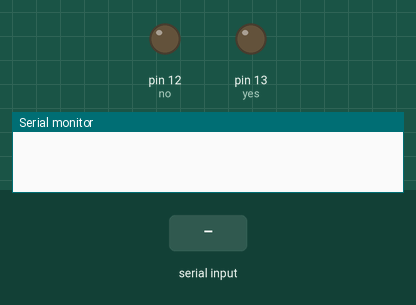
Simulated run of this sketch. Board: Arduino Uno, built with avr-gcc and run on an emulated ATmega328P. On the bench: output pins drawn as LEDs (lit = HIGH), the last lines printed to the serial monitor. Inputs (shaded band) come from the test bench.

Above: at 1.2 s.
1.3 s: "1\n" received over the second serial link
At 2.1 s:
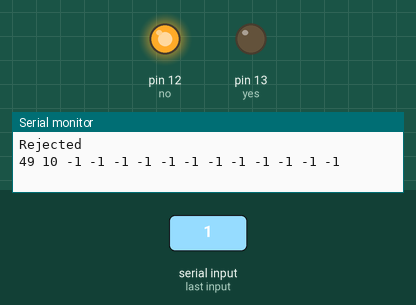
Timing chart, 0 to 4.3 s (numbered marks = the images above; inputs shaded):
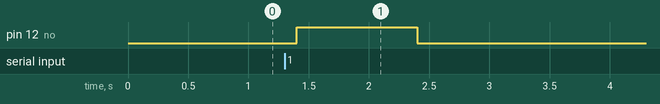

The sketch:

RDM6300.ino
```cpp
// Jonathan Chin
// 9/9/2017
// Can be used to unlock security doors using RFID
// Tested with Asiawill RDM6300 125Khz EM4100 RFID Reader Module UART

// tags.h is .gitignore but it is placed in same directory as file in the sample format below:
// #ifndef SERIAL_TAGS
// #define SERIAL_TAGS
//  extern int tags[][14] =
//  {
//    {1, 2, 3, 4, 5, 6, 7, 8, 9, 10, 11, 12, 13, 14},
//    {14, 13, 12, 11, 10, 9, 8, 7, 6, 5, 4, 3, 2, 1},
//    {1, 3, 3, 7, 1, 3, 3, 7, 1, 3, 3, 3, 67, 1}
//  };
//#endif

#include <SoftwareSerial.h>
#include "tags.h"
SoftwareSerial RFID(2, 3); // RX and TX

int yes = 13;
int no = 12;

void setup()
{
    RFID.begin(9600);    // start serial to RFID reader
    Serial.begin(9600);  // start serial to PC
    pinMode(yes, OUTPUT); // for status LEDs
    pinMode(no, OUTPUT);
}

boolean compareTag(int a[14], int b[14])
{
    for (int i = 0 ; i < 14 ; ++i)
    {
        if (a[i] != b[i])
        {
            return false;
        }
    }
    return true;
}

// Returns true if scanned tag matches a known tag
boolean isTagMatch(int newtag[14])
{
    int totalRows = sizeof(tags)/sizeof(tags[0]);

    for(int i=0; i<totalRows; ++i)
    {
        if (compareTag(newtag, tags[i]))
        {
            return true;
        }
    }
    return false;
}

void readTags()
{
    if (RFID.available() > 0)
    {
        // used for read comparisons
        int newtag[14] = { 0,0,0,0,0,0,0,0,0,0,0,0,0,0};
        // read tag numbers
        delay(100); // needed to allow time for the data to come in from the serial buffer.

        for (int i = 0 ; i < 14 ; ++i) // read the rest of the tag
        {
            int data  = RFID.read();
			newtag[i] = data;
        }

        RFID.flush(); // stops multiple reads

        // do the tags match up?
        if(isTagMatch(newtag))
        {
			Serial.println("Accepted");
			printTag(newtag);
			digitalWrite(yes, HIGH);
			delay(1000);
			digitalWrite(yes, LOW);
        }
        else
        {
			Serial.println("Rejected");
			printTag(newtag);
			digitalWrite(no, HIGH);
			delay(1000);
			digitalWrite(no, LOW);
        }
    }
}

void printTag(int tag[14])
{
    for(int i=0; i<14; ++i)
    {
        Serial.print(tag[i]);
        Serial.print(" ");
    }
    Serial.println("\n");
}

void loop()
{
    readTags();
}
```

tags.h
```cpp
#ifndef SERIAL_TAGS
#define SERIAL_TAGS
    extern int tags[][14] =
    {
        {2, 49, 70, 48, 48, 51, 55, 67, 66, 68, 57, 51, 65, 3},
        {2, 49, 70, 48, 48, 51, 66, 65, 51, 67, 48, 52, 55, 3},
        {2, 49, 70, 48, 48, 51, 67, 48, 68, 67, 67, 69, 50, 3},
        {2, 49, 70, 48, 48, 51, 56, 52, 55, 52, 65, 50, 65, 3},
        {2, 49, 70, 48, 48, 51, 66, 67, 48, 53, 67, 66, 56, 3},
        {2, 49, 70, 48, 48, 51, 66, 65, 48, 48, 53, 56, 49, 3},
        {2, 49, 70, 48, 48, 51, 67, 55, 66, 48, 50, 53, 65, 3}
    };
#endif
```

Measured:
- after the input at 1.3 s, pin 12 (no): LOW → HIGH after 0.10 s, → LOW 1.0 s later
